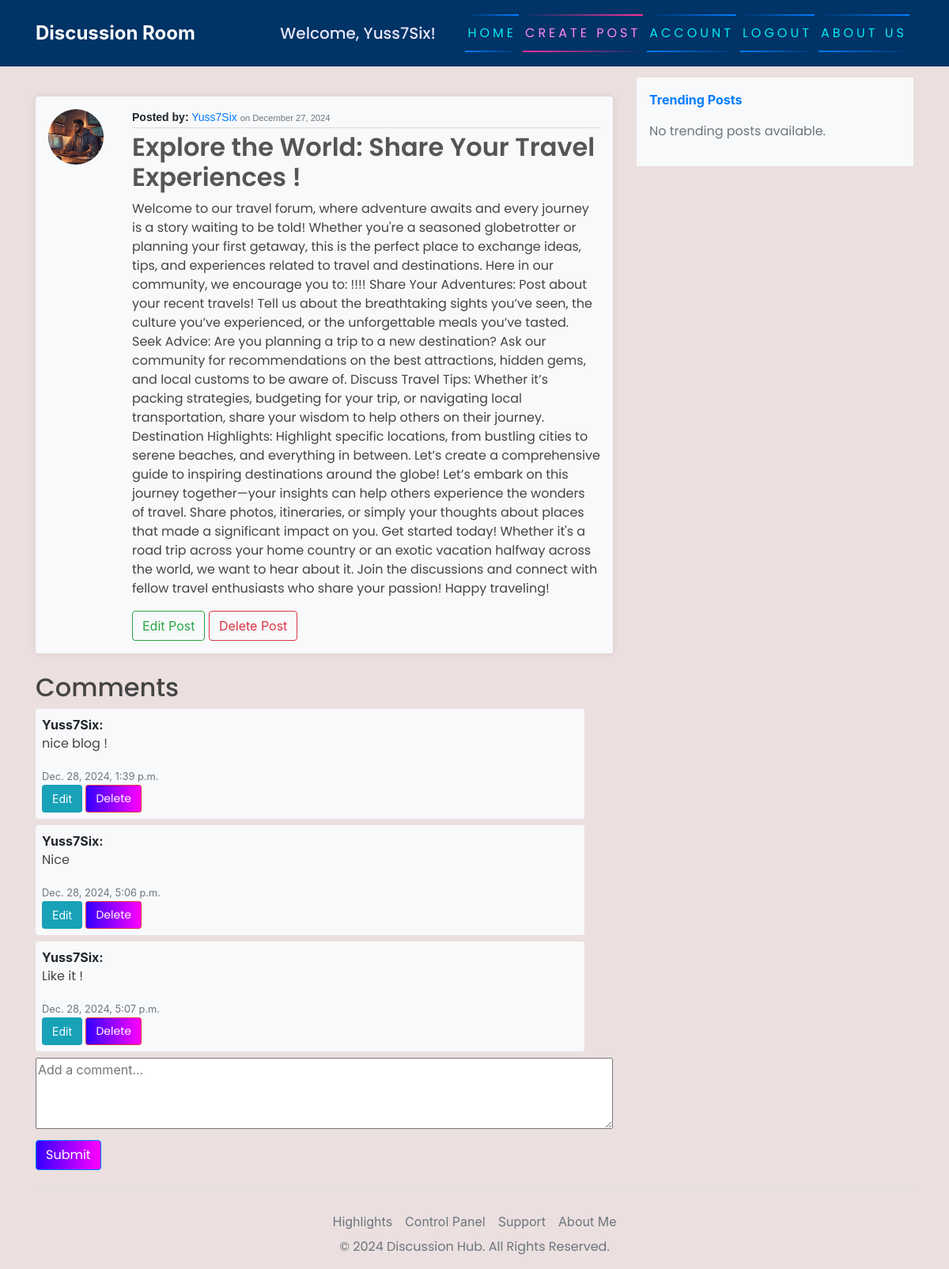
Before: /post/3/ (signed in) with the older database file.
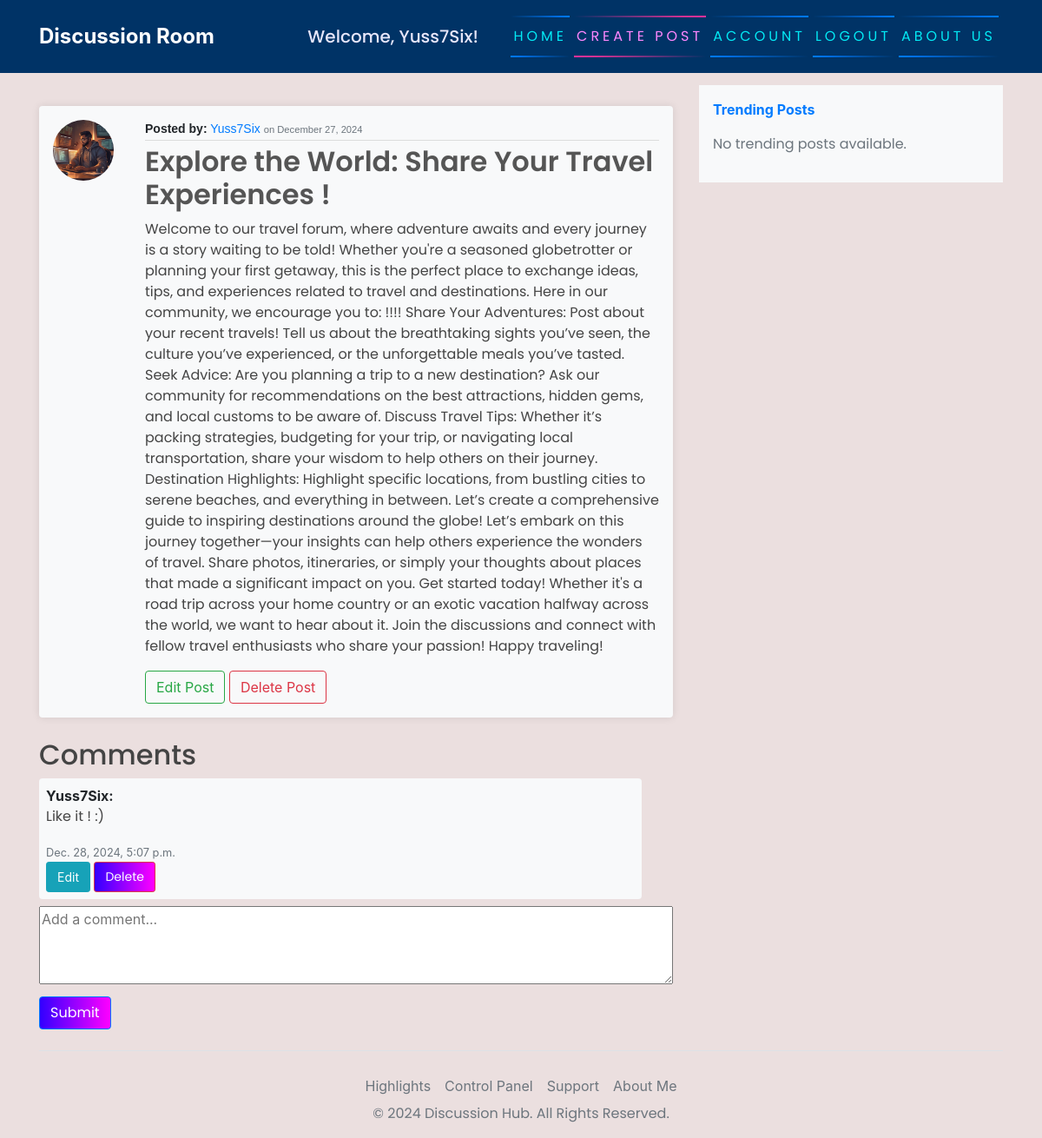
After: the same page with the newer database file.
### blog/models.py (models this page shows, shortened)
class Post(models.Model):
    title = models.CharField(max_length=200)
    content = models.TextField()
    date_posted = models.DateTimeField(default=timezone.now)
    author = models.ForeignKey(User, on_delete=models.CASCADE)

class Comment(models.Model):
    post = models.ForeignKey(Post, related_name='comments', on_delete=models.CASCADE)
    author = models.ForeignKey(User, on_delete=models.CASCADE)
    content = models.TextField()
    created_at = models.DateTimeField(auto_now_add=True)

### users/models.py (models this page shows, shortened)
class Account(models.Model):
    user = models.OneToOneField(User, on_delete=models.CASCADE)
    avatar = models.ImageField(default='default.jpg', upload_to='images/')

### blog/views.py (the view)
# urls.py: path('post/<int:pk>/', PostDetailView.as_view(), name="blog-detail"),
class PostDetailView(LoginRequiredMixin, DetailView):
    model = Post
    template_name = 'blog/post_detail.html'
    context_object_name = 'post'
    def get_context_data(self, **kwargs):
        context = super().get_context_data(**kwargs)
        context['comments'] = self.object.comments.all()
        context['comment_form'] = CommentForm()
        return context
    def post(self, request, *args, **kwargs):
        self.object = self.get_object()
        form = CommentForm(request.POST)
        if form.is_valid():
            comment = form.save(commit=False)
            comment.post = self.object
            comment.author = request.user
            comment.save()
            messages.success(request, 'Your comment has been added!')
            return redirect('blog-detail', pk=self.object.id)
        context = self.get_context_data()
        context['comment_form'] = form
        return self.render_to_response(context)

### blog/forms.py
class CommentForm(forms.ModelForm):
    class Meta:
        model = Comment
        fields = ['content']
        widgets = {
            'content': forms.Textarea(attrs={'placeholder': 'Add a comment...', 'rows': 4}),
        }

### blog/templates/blog/post_detail.html (shortened to what this page needs)
{% extends 'base.html' %}
{% block content %}
<article class="media content-section my-4 p-3 bg-light rounded shadow-sm">
    <img class="rounded-circle article-img" src="{{ object.author.account.avatar.url }}" alt="Author's Profile Picture">
    <div class="media-body ml-3">
        <div class="article-metadata">
            <strong>Posted by:</strong>
            <a class="author-link" href="#">{{ object.author.username }}</a>
            <small class="text-muted">on {{ object.date_posted|date:"F j, Y" }}</small>
        </div>
        <h2>
            <a class="article-title" href="{% url 'blog-detail' object.id %}">{{ object.title }}</a>
        </h2>
        <p class="article-content">{{ object.content }}</p>
        {% if object.author == user %}
        <div class="action-buttons mt-3">
            <a class="btn btn-outline-success" href="{% url 'blog-update' object.id %}">Edit Post</a>
            <a class="btn btn-outline-danger" href="{% url 'blog-delete' object.id %}">Delete Post</a>
        </div>
        {% endif %}
    </div>
</article>
<h2>Comments</h2>
<div id="comments-section">
    {% for comment in object.comments.all %}
    <div class="comment bg-light p-2 rounded my-2">
        <strong>{{ comment.author.username }}:</strong>
        <p>{{ comment.content }}</p>
        <small class="text-muted">{{ comment.created_at }}</small>
        {% if comment.author == user %}
        <div>
            <a href="{% url 'update-comment' comment.id %}" class="btn btn-info btn-sm">Edit</a>
            <form method="POST" action="{% url 'delete-comment' comment.id %}" style="display:inline;">
                <button type="submit" class="btn btn-danger btn-sm">Delete</button>
            </form>
        </div>
        {% endif %}
    </div>
    {% empty %}
    <p>No comments yet.</p>
    {% endfor %}
</div>
{% if user.is_authenticated %}
<form method="POST" action="{% url 'blog-detail' object.id %}">
    <textarea name="content" class="comment-textarea" placeholder="Add a comment..." required></textarea>
    <button type="submit" class="btn btn-primary mt-2">Submit</button>
</form>
{% else %}
<p>You must be logged in to leave a comment.</p>
{% endif %}
{% endblock content %}

### templates/base.html (shortened to what this page needs)
{% load static %}
<!DOCTYPE html>
<html>
<head>
    <link rel="stylesheet" href="https://cdnjs.cloudflare.com/ajax/libs/font-awesome/5.15.4/css/all.min.css">
    <link rel="stylesheet" href="https://maxcdn.bootstrapcdn.com/bootstrap/4.0.0/css/bootstrap.min.css"
>
    <link rel="stylesheet" href="{% static 'css/head.css' %}">
</head>
<body>
    <header class="site-header">
        <nav class="navbar navbar-expand-md navbar-dark fixed-top" style="background-color: #003366;">
            <div class="container">
                <div class="collapse navbar-collapse" id="navbarToggle">
                    <div class="d-flex w-100 align-items-center">
                        <div class="mr-auto">
                            <a class="discussion-room" href="{% url 'welcome' %}"
                                style="color: white; font-weight: bold; font-size: 24px;">Discussion Room</a>
                        </div>
                        <div class="navbar-nav mr-auto">
                            {% if user.is_authenticated %}
                            <div class="navbar-text" style="color: white; margin-left: 20px; padding-left: 20px;">
                                <h5 class="mb-0 welcome-text">Welcome, {{ request.user.username }}!</h5>
                            </div>
                        </div>
                        <div class="navbar-nav">
                            <a href="{% url 'welcome' %}" id="auth-links">
                                <span></span>
                                <span></span>
                                Home
                                <a href="{% url 'blog-new' %}" id="auth-links">
                                    <span></span>
                                    <span></span>
                                    Create Post
                                </a>
                                <a href="{% url 'account' %}" id="auth-links">
                                    <span></span>
                                    <span></span>
                                    Account
                                </a>
                                <a href="{% url 'logout' %}" id="auth-links">
                                    <span></span>
                                    <span></span>
                                    Logout
                                </a>
                                {% endif %}
                                <a href="{% url 'about' %}" id="auth-links">
                                    <span></span>
                                    <span></span>
                                    About Us
                                </a>
                        </div>
                    </div>
                </div>
        </nav>
    </header>
    <main role="main" class="container">
        <div class="row">
            <div class="col-md-8">
            </div>
            <div class="col-md-8">
                {% block content %}{% endblock %}
            </div>
            <div class="col-md-4">
                <div class="content-sectionw">
                    <div class="d-flex flex-column align-items-start bg-light p-3">
                        <a id="latest-gist" style="text-decoration: none;" href="#"
                            class="d-flex align-items-center mb-3 text-primary">
                            <span class="fs-5 font-weight-bold">Trending Posts</span>
                        </a>
                        <div class="list-group list-group-flush">
                            {% for post in trending_posts %}
                            <a href="{% url 'blog-detail' post.id %}" class="list-group-item list-group-item-action">
                                <div class="d-flex justify-content-between">
                                    <strong class="mb-1">{{ post.title }}</strong>
                                    <small class="text-muted">{{ post.date_posted|date:"F d, Y" }}</small>
                                </div>
                                <p class="mb-1 small">{{ post.content|truncatewords:15 }}</p>
                            </a>
                            {% empty %}
                            <p class="text-muted">No trending posts available.</p>
                            {% endfor %}
                        </div>
                    </div>
                </div>
            </div>
        </div>
        <footer class="mt-4">
            <nav class="nav justify-content-center border-top" style="padding-top: 20px;">
                <li class="nav-item"><a href="/highlights/" class="nav-link px-2 text-secondary">Highlights</a>
                </li>
                <li class="nav-item"><a href="/admin/" class="nav-link px-2 text-secondary">Control Panel</a></li>
                <li class="nav-item"><a href="/support-and-collaboration/"
                        class="nav-link px-2 text-secondary">Support</a></li>
                <li class="nav-item"><a href="/about-me/" class="nav-link px-2 text-secondary">About Me</a></li>
            </nav>
            <p class="text-center text-secondary">&copy; 2024 Discussion Hub. All Rights Reserved.</p>
        </footer>
    </main>
</body>
</html>

### static/css/head.css (style rules this page uses)
body { background-color: rgb(235, 223, 223); margin-top: 5rem; background-size: contain; background-repeat: no-repeat; }
h1, h2, h3, h4, h5, h6, p { color: #444444; font-family: 'Poppins', sans-serif; }
.content-section { background: #fefefe; padding: 15px 25px; border-radius: 12px; margin-bottom: 20px; box-shadow: 0 0 10px rgba(0, 0, 0, 0.1); }
.article-title { color: #555555; font-weight: 600; }
.article-content { white-space: normal; }
.article-img { height: 70px; width: 70px; margin-right: 20px; }
.article-metadata { font-family: 'Arial', sans-serif; margin-bottom: 5px; font-size: 14px; border-bottom: 1px solid #dcdcdc; padding-bottom: 2px; }
#auth-links { font-family: 'Poppins', sans-serif; position: relative; display: inline-block; padding: 12px 3px; margin: 10px 0; color: #03e9f4; text-decoration: none; text-transform: uppercase; transition: 0.5s; letter-spacing: 4px; overflow: hidden; margin-right: 5px; }
#auth-links:nth-child(2) { filter: hue-rotate(110deg); }
#auth-links span { position: absolute; display: block; }
#auth-links span:nth-child(1) { top: 0; left: 0; width: 100%; height: 2px; background: linear-gradient(90deg, transparent, #007bff); animation: animate1 5s linear infinite; }
#auth-links span:nth-child(3) { bottom: 0; right: 0; width: 100%; height: 2px; background: linear-gradient(270deg, transparent, #007bff); animation: animate3 1s linear infinite; animation-delay: 0.50s; }
button { font-family: 'Poppins', sans-serif; border: 1px solid transparent; outline: 0; display: inline-block; padding: 10px; color: white; background-color: #343a40; text-align: center; cursor: pointer; width: 100%; font-size: 18px; transition: background-color 0.3s, transform 0.2s; background: linear-gradient(270deg, rgba(255, 0, 255, 1) 0%, rgba(50, 0, 255, 1) 100%); }
.discussion-room { color: white; font-weight: bold; font-size: 24px; margin-right: 30px; }
.welcome-text { color: #E6E6FA; }
.comment-textarea { width: 100%; height: 100px; resize: vertical; }
.btn { width: auto; padding: .375rem .75rem; }
.comment { max-width: 95%; word-wrap: break-word; }
.comment-textarea { width: 100%; height: 90px; resize: vertical; }

Changed rows visible on the page:
removed Comment: author.username "Yuss7Six", content "nice blog !", created_at "Dec. 28, 2024, 1:39 p.m.", shows "Edit"
removed Comment: author.username "Yuss7Six", content "Nice", created_at "Dec. 28, 2024, 5:06 p.m.", shows "Edit"
changed Comment "Yuss7Six": content "Like it !" → "Like it ! :)"
